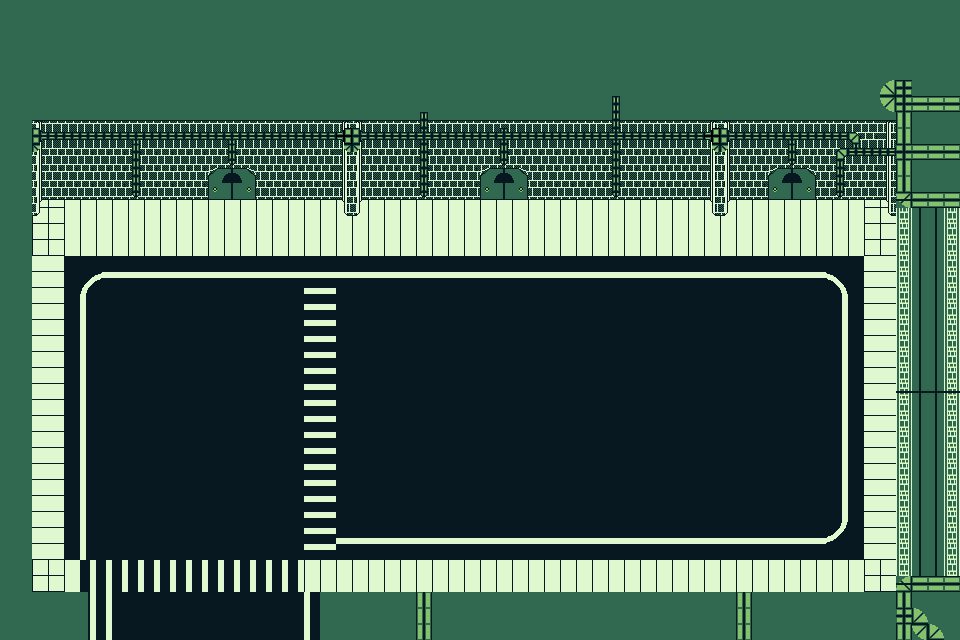

The image is a tile-based game level rendered from a .tmx file. Its description and source (layers, tilesets, objects; grid data summarised) follow:
An orthogonal 60x40 tile map with 16x16 px tiles, 5 tile layers (Tile Layer 2, Tile Layer 1, Tile Layer 3, Tile Layer 4, ...).

<map version="1.10" tiledversion="1.11.0" orientation="orthogonal" renderorder="right-down" width="60" height="40" tilewidth="16" tileheight="16" infinite="0" nextlayerid="6" nextobjectid="1">
 <tileset firstgid="1" source="Temporal Light/temporal_light_tileset.tsx" />
 <layer id="2" name="Tile Layer 2" width="60" height="40">
  <data>[2400 cells, 2400 non-empty, 2 distinct tile ids]</data>
 </layer>
 <layer id="1" name="Tile Layer 1" width="60" height="40">
  <data>[2400 cells, 1395 non-empty, 24 distinct tile ids]</data>
 </layer>
 <layer id="3" name="Tile Layer 3" width="60" height="40">
  <data>[2400 cells, 389 non-empty, 27 distinct tile ids]</data>
 </layer>
 <layer id="4" name="Tile Layer 4" width="60" height="40">
  <data>[2400 cells, 310 non-empty, 20 distinct tile ids]</data>
 </layer>
 <layer id="5" name="Tile Layer 5" width="60" height="40">
  <data>[2400 cells, 84 non-empty, 13 distinct tile ids]</data>
 </layer>
</map>